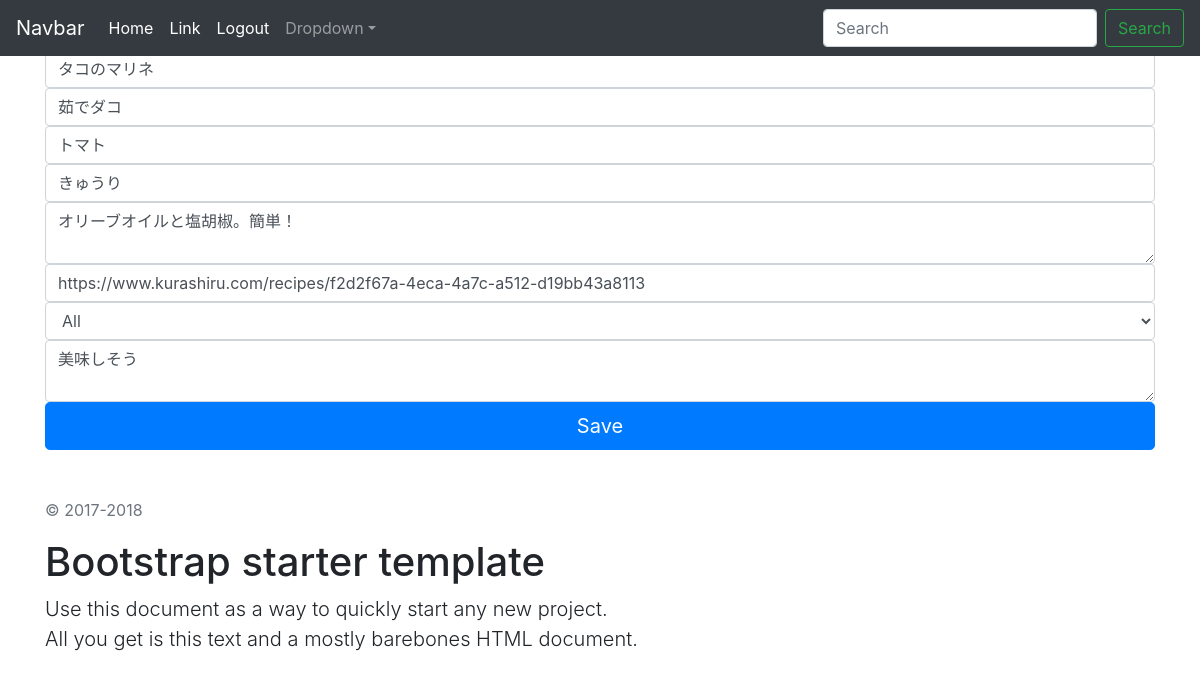
Page /recipe/detail.php?id=5 (signed in) on the committed database.
### tables this page shows
CREATE TABLE `recipe` (
  `id` int(11) NOT NULL,
  `userid` int(11) NOT NULL,
  `title` varchar(64) NOT NULL,
  `ingredient1` varchar(64) NOT NULL,
  `ingredient2` varchar(64) DEFAULT NULL,
  `ingredient3` varchar(64) DEFAULT NULL,
  `url` varchar(256) DEFAULT NULL,
  `recipememo` text,
  `season` varchar(64) NOT NULL,
  `review` text,
  `original` int(11) NOT NULL,
  `author` int(11) NOT NULL,
  `inputdate` datetime NOT NULL
);

### recipe/detail.php (the view, shortened to what this page needs)
<?php
$recipeid = $_GET["id"];
$pdo = db_conn();
$sql = "SELECT * FROM recipe WHERE id=:recipeid";
$stmt = $pdo->prepare($sql);
$stmt->bindValue(':recipeid', $recipeid, PDO::PARAM_INT);
$status = $stmt->execute();
if($status==false){
    sql_error();
} else {
    $recipe = $stmt->fetch();
}
?>
<!DOCTYPE html>
<html lang="en">
  <head>
      <link rel="stylesheet" href="https://getbootstrap.com/docs/4.0/dist/css/bootstrap.min.css">
    <link href="https://getbootstrap.com/docs/4.0/examples/starter-template/starter-template.css" rel="stylesheet">
  </head>
  <body>
    <nav class="navbar navbar-expand-md navbar-dark bg-dark fixed-top">
      <a class="navbar-brand" href="#">Navbar</a>
      <div class="collapse navbar-collapse" id="navbarsExampleDefault">
        <ul class="navbar-nav mr-auto">
          <li class="nav-item active">
            <a class="nav-link" href="#">Home <span class="sr-only">(current)</span></a>
          </li>
          <li class="nav-item active">
            <a class="nav-link" href="#">Link</a>
          </li>
          <li class="nav-item active">
            <a class="nav-link" href="../signin/logout.php">Logout</a>
          </li>
          <li class="nav-item dropdown">
            <a class="nav-link dropdown-toggle" href="http://example.com" id="dropdown01" data-toggle="dropdown" aria-haspopup="true" aria-expanded="false">Dropdown</a>
          </li>
        </ul>
        <form class="form-inline my-2 my-lg-0">
          <input class="form-control mr-sm-2" type="text" placeholder="Search" aria-label="Search">
          <button class="btn btn-outline-success my-2 my-sm-0" type="submit">Search</button>
        </form>
      </div>
    </nav>
    <div class="container">
      <form action="../recipe/updaterecipe.php?id=<?=$recipeid?>" method="post">
        <h1 class="h3 mb-3 font-weight-normal">Recipe</h1>
        <input type="text" name="title" class="form-control" value="<?=$recipe["title"]?>" placeholder="Recipe title" required autofocus>
        <input type="text" name="ingredient1" class="form-control" value="<?=$recipe["ingredient1"]?>" placeholder="Ingredient" required autofocus>
        <input type="text" name="ingredient2" class="form-control" value="<?=$recipe["ingredient2"]?>" placeholder="Ingredient">
        <input type="text" name="ingredient3" class="form-control" value="<?=$recipe["ingredient3"]?>" placeholder="Ingredient">
        <textarea type="text" name="recipememo" class="form-control" placeholder="Recipe Memo"><?=$recipe["recipememo"]?></textarea>
        <input type="text" name="url" class="form-control" value="<?=$recipe["url"]?>" placeholder="URL">
        <select name="season" id="" class="form-control" value="<?=$recipe["season"]?>" placeholder="Season">
          <option value="all">All</option>
        </select>
        <textarea name="review" id="" class="form-control" placeholder="Review"><?=$recipe["review"]?></textarea>
        <button class="btn btn-lg btn-primary btn-block" type="submit">Save</button>
        <p class="mt-5 mb-3 text-muted">&copy; 2017-2018</p>
      </form>
      <div class="starter-template">
        <h1>Bootstrap starter template</h1>
        <p class="lead">Use this document as a way to quickly start any new project.<br> All you get is this text and a mostly barebones HTML document.</p>
      </div>
    </div>
  </body>
</html>

### rows in the picture
recipe: title "タコのマリネ", ingredient1 "茹でダコ", ingredient2 "トマト", ingredient3 "きゅうり", recipememo "オリーブオイルと塩胡椒。簡単！", url "https://www.kurashiru.com/recipes/f2d2f67a-4eca-4a7c-a512-d19bb43a8113", season "All", review "美味しそう"
